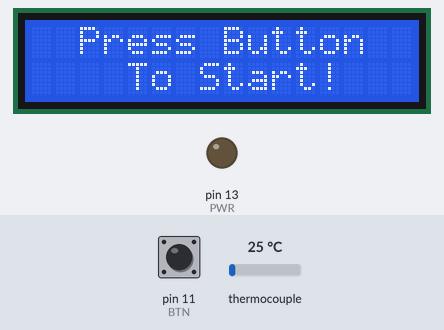
Simulated run of this sketch. Board: Arduino Uno, built with avr-gcc and run on an emulated ATmega328P. Shown: 16×2 character LCD, output pins drawn as LEDs (lit = HIGH). Wiring (inferred from the names in the program): DS1307 clock at I2C address 0x68. Inputs (shaded band) come from the test bench; at power-on: pin 11 (BTN) LOW, thermocouple 25 °C. The local clock reads 2024-03-15 10:24:30 at power-on unless the sketch sets it; what the sketch prints to the serial monitor is not drawn.

Above: at 1.2 s.
1.3 s: pin 11 (BTN) pulled HIGH for 0.95 s
At 2.1 s:
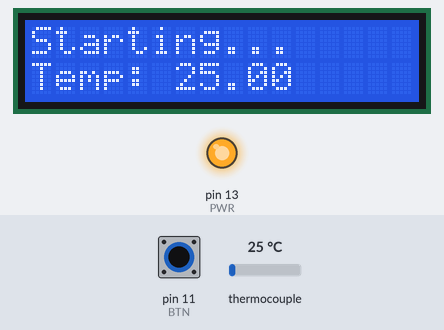
4.0 s: thermocouple set to 32 °C
5.5 s: thermocouple set to 38 °C
At 6.2 s:
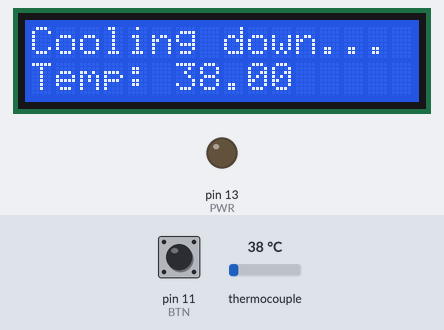
7.3 s: pin 11 (BTN) pulled HIGH for 3.2 s
At 9.4 s:
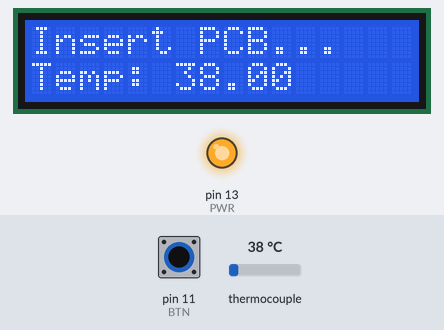
12.7 s: thermocouple set to 75 °C
At 13.4 s:
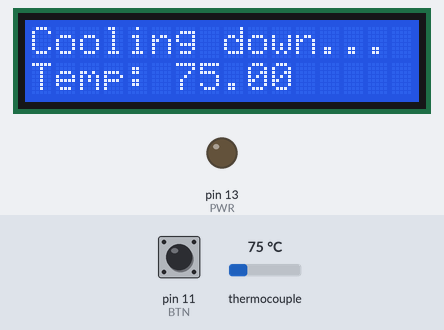
14.3 s: thermocouple set to 6 °C
At 14.8 s:
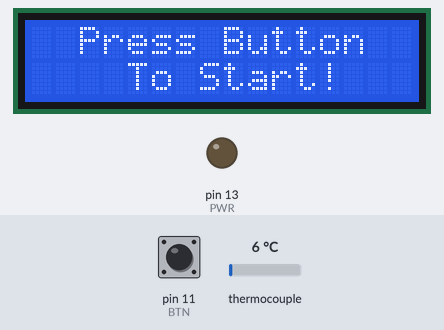
Timing chart, 0 to 17.0 s (numbered marks = the images above; inputs shaded):
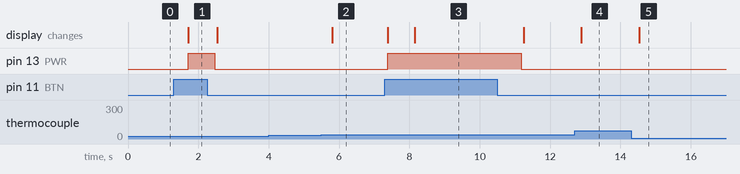

Measured:
- the behaviour switches between 34 and 35 °C on thermocouple (found by bisection; images 1 and 2)
- after the input at 1.3 s, pin 13 (PWR): LOW → HIGH after 0.41 s, → LOW 0.76 s later; the display: changes after 0.41 s (image 1)
- after the input at 4.0 s, every drawn part: stays the same
- after the input at 5.5 s, the display: changes after 0.31 s (image 2)
- after the input at 7.3 s, pin 13 (PWR): LOW → HIGH after 0.08 s, → LOW 3.8 s later; the display: first changes after 0.09 s (image 3 shows a later state)
- after the input at 12.7 s, the display: changes after 0.19 s (image 4)
- after the input at 14.3 s, the display: changes after 0.23 s (image 5)

The sketch:

reflow.ino
```cpp
/***********************************************************
   Optimized for SMD291AX
   Sn63/ Pb37
***********************************************************/
#include <SPI.h>
#include "Adafruit_MAX31855.h"
#include "Wire.h"
#include <LiquidCrystal.h>

/*** Definitions for Max 31855 ***/
#define DO   2
#define CS   3
#define CLK  4

Adafruit_MAX31855 thermocouple(CLK, CS, DO);

double prevTemp = 0.0; //to prevent printing 0 value

/*** Definitions for RTC***/
#define DS1307_ADDRESS 0x68

byte zero = 0x00; //data holder for RTC

/*** Definitions for LCD ***/
LiquidCrystal lcd(10, 9, 8, 7, 6, 5);

/**** Definitions for Buttons and LEDs ****/
#define BTN 11 //Button
#define PWR 13 //Relay Switch

/*********************************************
/ states:
/ 0 - Starting State
/ 1 - Preheating (after button press)
/ 2 - Soaking (150 - 180)
/ 3 - Reflow (180 - 210)
/ 4 - Cooldown
*********************************************/
int state = 0;

/******* Main Code ********/

void setup() {
  Wire.begin();
  Serial.begin(9600);

  initLCD();
  resetTime();
  state = 0;

  pinMode(PWR, OUTPUT);
  digitalWrite(PWR, LOW);

  pinMode(BTN, INPUT);
}

void loop() {

  printSerial(); //debugging and dev purposes

  if(digitalRead(BTN) == HIGH) {
    stateHandler();
    printLowerLCD();
  } else {
    resetTime();
    digitalWrite(PWR, LOW);

    if (checkTemperature() >= 35) {
      lcd.begin(16, 2);
      lcd.print("Cooling down... ");
      printLowerLCD();
    } else {
      initLCD();
      state = 0;
    }
  }

  delay(750);
}

/**** State Handler Subroutine ****/
void stateHandler() {
  lcd.clear();
  switch(state) {
    case 0:
      if (checkTemperature() >= 37) {
        state = 1;
      }
      resetTime();
      digitalWrite(PWR, HIGH);
      lcd.print("Starting...");
      break;
    case 1:
      if (checkTemperature() >= 100) {
        resetTime();
        state = 2;
      }
      if (printTime() <= 10) {
        lcd.print("Insert PCB...");
      } else {
        lcd.print("Preheating...");
      }
      break;
    case 2:
      if (printTime() < 90) {
        if (printTime() <= 10) {
          digitalWrite(PWR, LOW);
        } else if (printTime() <= 20) {
          digitalWrite(PWR, HIGH);
        } else if (printTime() <= 30) {
          digitalWrite(PWR, LOW);
        } else if (printTime() <= 40) {
          digitalWrite(PWR, HIGH);
        } else if (printTime() <= 50) {
           digitalWrite(PWR, LOW);
        } else if (printTime() <= 65) {
          digitalWrite(PWR, HIGH);
        } else if (printTime() <= 75) {
          digitalWrite(PWR, LOW);
        } else {
          digitalWrite(PWR, HIGH);
        }
        state = 2;
      } else {
        if (checkTemperature() >= 183) {
          resetTime();
          state = 3;
        }

        digitalWrite(PWR, HIGH);
      }
      lcd.print("Soaking...");
      break;
    case 3:
      if (printTime() >= 60) {
        digitalWrite(PWR, LOW);
        state = 4;
      }
      lcd.print("Reflow...");
      break;
    case 4:
      if (printTime() <= 70) {
        lcd.print("Reflow...");
        state = 4;
      } else {
        resetTime();
        lcd.print("Turn Off Button!");
      }
      break;
    default:
      state = 0;
      break;
  }
}

void initLCD() {
  lcd.begin(16, 2);
  lcd.print("  Press Button");
  lcd.setCursor(4, 1);
  lcd.print("To Start!");
}

void printLowerLCD(){
  lcd.setCursor(0, 1);
  lcd.print("Temp: ");
  lcd.print(checkTemperature());
}

/**** Serial Data Print for Development ****/
void printSerial() {
  Serial.print(printTime());
  Serial.print(',');
  Serial.println(checkTemperature());

}

/******* Max 31855 Subroutines *******/
double checkTemperature() {
  double c = thermocouple.readCelsius();
  if (isnan(c)) {
    return prevTemp;
  } else {
    prevTemp = c;
    return prevTemp;
  }
}

/************* RTC Subroutines ****************/

void resetTime(){
  byte second = 0;
  byte minute = 0;

  Wire.beginTransmission(DS1307_ADDRESS);
  Wire.write(zero); //stop Oscillator

  Wire.write(decToBcd(second));
  Wire.write(decToBcd(minute));

  Wire.write(zero); //start

  Wire.endTransmission();
}

byte decToBcd(byte val){
// Convert normal decimal numbers to binary coded decimal
  return ( (val/10*16) + (val%10) );
}

byte bcdToDec(byte val)  {
// Convert binary coded decimal to normal decimal numbers
  return ( (val/16*10) + (val%16) );
}

int printTime() {
  // Reset the register pointer
  Wire.beginTransmission(DS1307_ADDRESS);
  Wire.write(zero);
  Wire.endTransmission();

  Wire.requestFrom(DS1307_ADDRESS, 7);

  int second = bcdToDec(Wire.read());
  int minute = bcdToDec(Wire.read());

  return ((minute * 60) + second);
}
```
